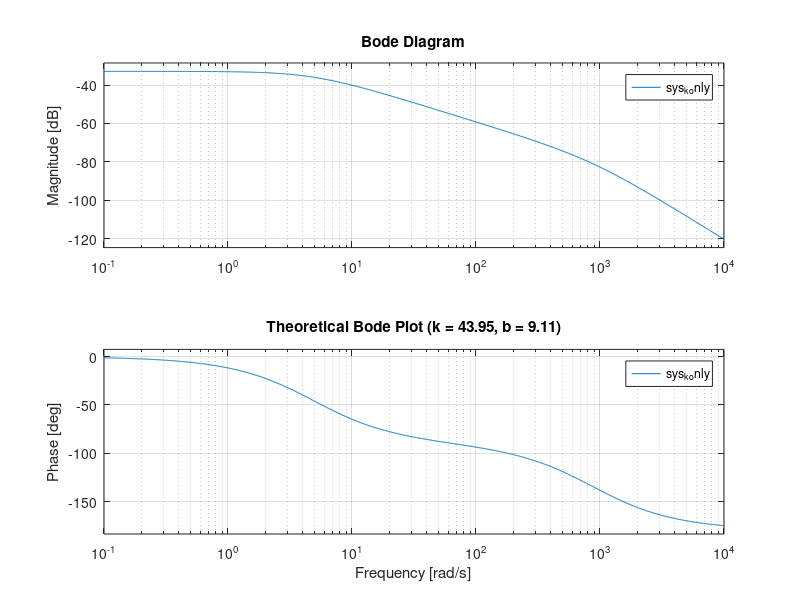

This chart was generated by the following MATLAB code: (Note: this script raises an error after producing the figure.)
clear
close all
clc

% =============================================================
% 1. PURE STIFFNESS (k-only) THEORETICAL TRANSFER FUNCTION & BODE
% =============================================================
J_val = 0.0103;            % Fixed motor inertia
k_avg = 42.95 + 1;         % Average estimated stiffness
b_avg = 9.1079;

num = [1];
den = [J_val, b_avg, k_avg]; 
sys_k_only = tf(num, den);

disp('--- PURE STIFFNESS TRANSFER FUNCTION (b=0) ---');
disp(sys_k_only);

% Plot Theoretical Bode Diagram
figure('Name', 'k-Only System Bode Diagram');
bode(sys_k_only);
grid on;
title(sprintf('Theoretical Bode Plot (k = %.2f, b = %.2f)', k_avg, b_avg));


% =============================================================
% 2. CONFIGURE UDP RECEIVER
% =============================================================
localPort = 50000;
udpRx = dsp.UDPReceiver('LocalIPPort', localPort, ...
                        'MaximumMessageLength', 1024, ...
                        'MessageDataType', 'uint8');
setup(udpRx);

disp('========================================================');
disp(' Listening for dSPACE UDP data stream on port 50000...  ');
disp(' (Will automatically stop & plot after 2s of silence)   ');
disp('========================================================');

time_data = [];
angle_data = [];
torque_data = [];

fig = figure('Name', 'Live dSPACE Data Receiver', 'Position', [100, 100, 800, 500]);

% Timeout parameters
inactivityTimeout = 2.0; % Seconds to wait before stopping automatically
tic;                    % Start inactivity timer

try
    while true
        rawBytes = udpRx();
        
        if ~isempty(rawBytes)
            % Reset inactivity timer since a packet just arrived
            tic; 
            
            rawString = char(rawBytes');
            dataPacket = jsondecode(rawString);
            
            t_elapsed = dataPacket.elapsed_time;
            angle_val = dataPacket.Out1;
            torque_val = dataPacket.Torque;
            
            time_data(end+1, 1) = t_elapsed;
            angle_data(end+1, 1) = angle_val;
            torque_data(end+1, 1) = torque_val;
            
            fprintf('Time: %.2fs | Angle: %.4f | Torque: %.4f\n', t_elapsed, angle_val, torque_val);
            
            if length(time_data) > 1
                subplot(2,1,1);
                plot(time_data, angle_data, 'b-', 'LineWidth', 1.2);
                grid on;
                ylabel('Angle / Out1');
                title('Live dSPACE Data Stream');
                
                subplot(2,1,2);
                plot(time_data, torque_data, 'r-', 'LineWidth', 1.2);
                grid on;
                xlabel('Elapsed Time [s]');
                ylabel('Torque [Nm]');
                
                drawnow limitrate;
            end
        else
            % Check if we've exceeded the inactivity timeout window
            if toc > inactivityTimeout
                disp('--- UDP stream inactivity timeout reached. Processing Bode plots... ---');
                break;
            end
        end
    end

catch ME
    disp(['Receiver stopped: ', ME.message]);
end

% Release the UDP resource
release(udpRx);
disp('UDP receiver closed.');


% =============================================================
% 3. EMPIRICAL MODEL & BODE PLOT (Post-processing Recorded Data)
% =============================================================
if length(time_data) > 10
    % Calculate uniform sample time
    Ts = mean(diff(time_data));
    
    % Create an iddata object (Input: Torque, Output: Angle/Out1)
    data = iddata(angle_data, torque_data, Ts);
    
    % Estimate transfer function model from recorded stream (Empirical)
    sys_empirical = tfest(data, 2, 1);
    
    % Generate the Empirical Bode Plot in a new figure window
    figure('Name', 'System Identification - Empirical Bode Plot', 'Position', [200, 200, 700, 500]);
    bode(sys_empirical);
    grid on;
    title('Bode Plot of Empirical dSPACE System');
    disp('Empirical Bode plot generated successfully.');
    
    % =============================================================
    % 4. ACTUAL (THEORETICAL MODEL BASED ON MEASURED DATA) BODE PLOT
    % =============================================================
    % Build the actual/theoretical transfer function using your physical parameters
    % Input: Torque, Output: Angle
    sys_actual = tf([1], [J_val, b_avg, k_avg]);
    
    % Generate the Actual/Theoretical Bode Plot in a separate figure window
    figure('Name', 'System Identification - Actual Theoretical Bode Plot', 'Position', [300, 200, 700, 500]);
    bode(sys_actual);
    grid on;
    title(sprintf('Bode Plot of Actual Model (J=%.4f, b=%.4f, k=%.2f)', J_val, b_avg, k_avg));
    disp('Actual theoretical Bode plot generated successfully.');
else
    disp('Not enough data collected to generate reliable Bode plots.');
end
